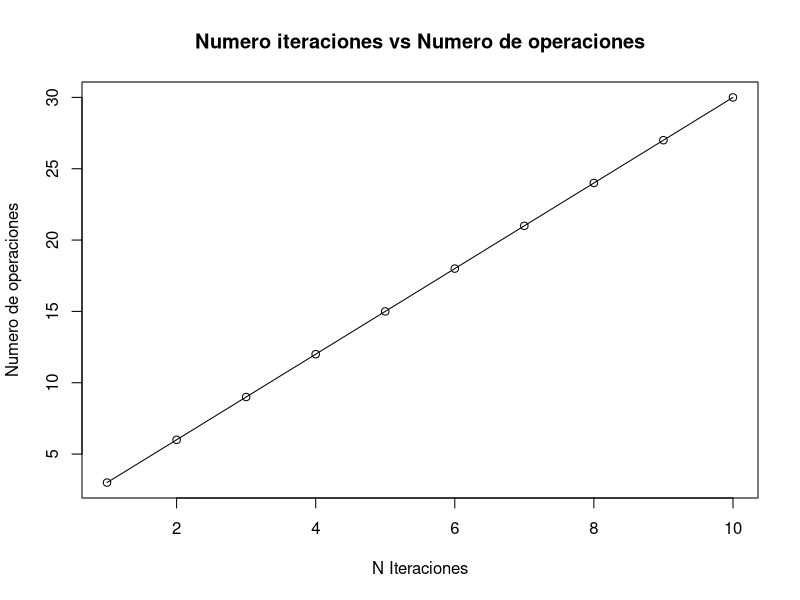

This figure's R source:
n = 10
#n = 5
#n = 10
i = 0
op = 0
Error = 0.1
x = 1
y = 0
ListaIt <- c(0)
ListaOp <- c(0)

while(x <= n){
  i = i + 1
  y = y+(x*x) #2x + y
  x = x+1
  op = op + 3
  
  
  ListaIt[i] = x-1
ListaOp[i] = op
}
plot(ListaIt, ListaOp,type = 'o', main = "Numero iteraciones vs Numero de operaciones", ylab = "Numero de operaciones", xlab = "N Iteraciones")


cat("El total de la suma de los ",n, "primeros numeros al cuadrado es ", y, " \n")
vApr = y+Error


errorAb = ((abs(y-vApr))/y)*100
cat("El error relativo porcentual es de ", errorAb, "% tomando valor aproximado de ", vApr)
